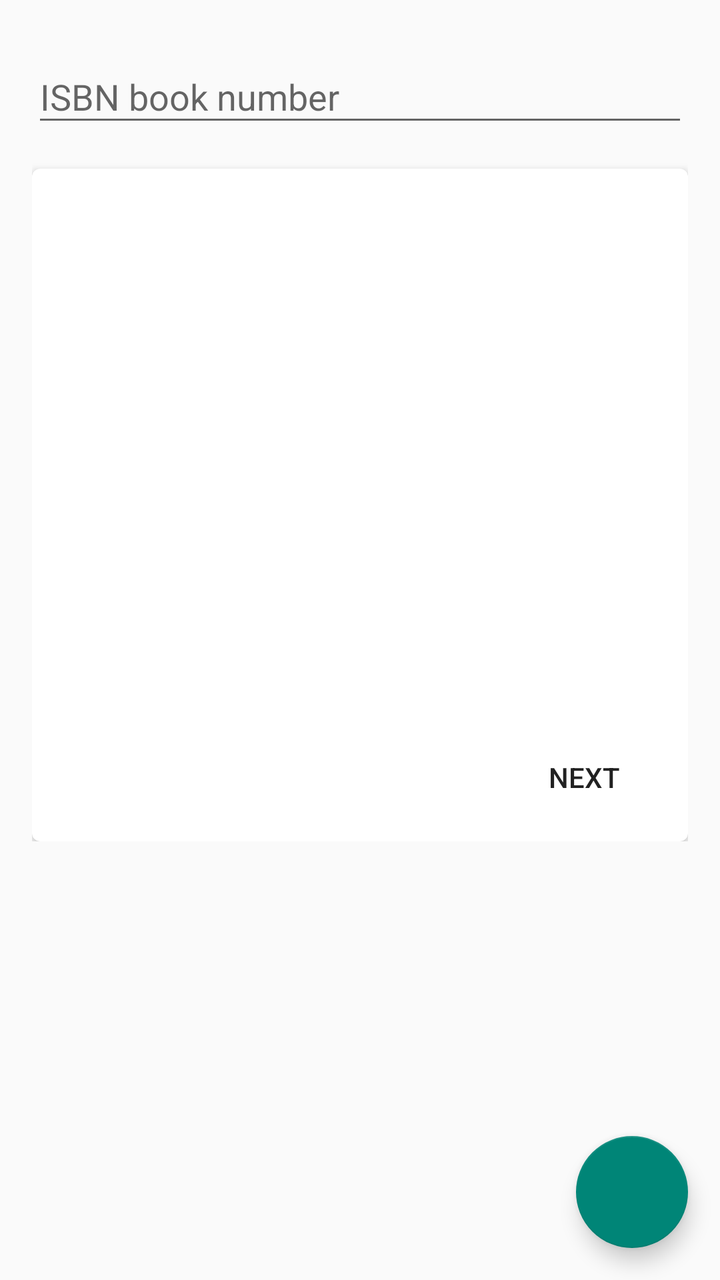
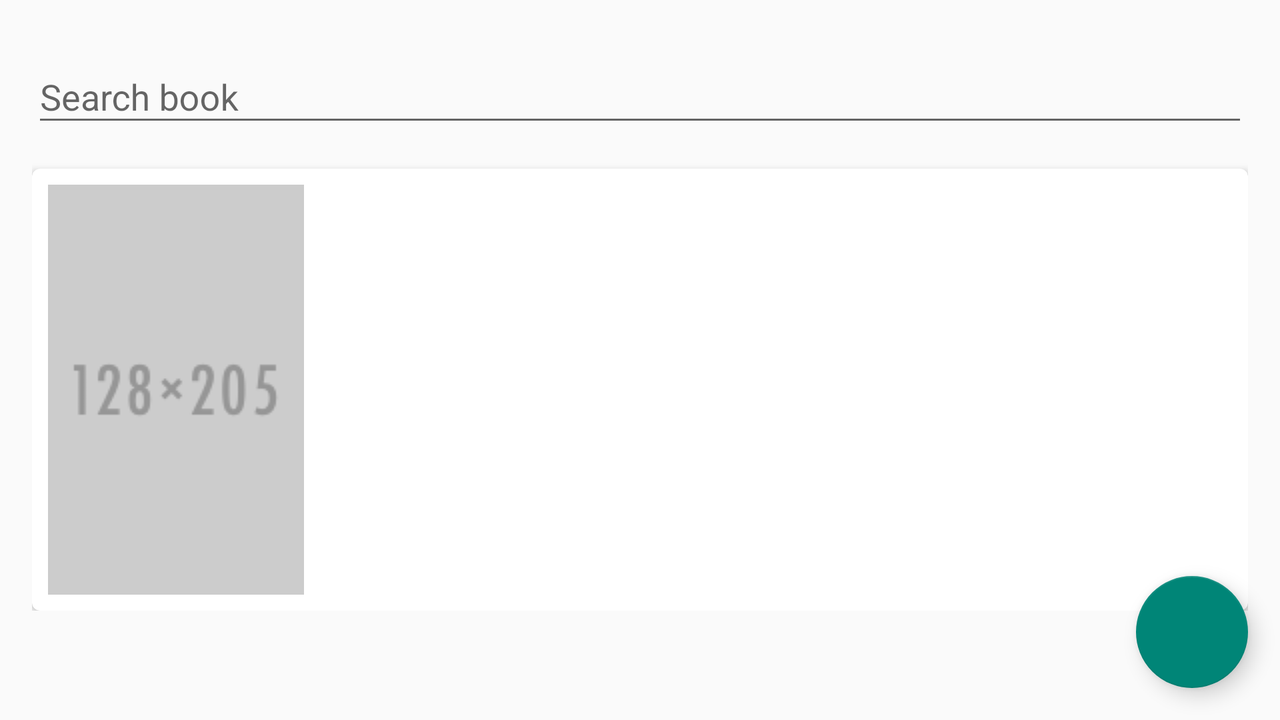

An Android layout and its configuration variant, each rendered on a device that would load it. The default file and the variant file are quoted in full after the pictures.
<!-- AndroidManifest.xml: application theme AppTheme -->
<!-- res/layout/fragment_add_book.xml -->
<android.support.design.widget.CoordinatorLayout
    xmlns:android="http://schemas.android.com/apk/res/android"
    xmlns:app="http://schemas.android.com/apk/res-auto"
    xmlns:tools="http://schemas.android.com/tools"
    android:layout_width="match_parent"
    android:layout_height="match_parent"
    tools:context="it.jaschke.alexandria.AddBook">


    <LinearLayout
        android:orientation="vertical"
        android:layout_width="match_parent"
        android:layout_height="wrap_content"
        android:layout_margin="16dp"
        app:layout_behavior="@string/appbar_scrolling_view_behavior">

        <android.support.design.widget.TextInputLayout
            android:layout_width="match_parent"
            android:layout_height="wrap_content">

            <EditText
                android:id="@+id/ean"
                android:layout_width="match_parent"
                android:layout_height="match_parent"
                android:inputType="number"
                android:minEms="@integer/ean_width"
                android:saveEnabled="true"
                android:maxLength="@integer/ean_size"
                android:maxLines="1"
                android:hint="@string/search_isbn_hint" />
        </android.support.design.widget.TextInputLayout>

        <TextView
            android:id="@+id/user_info"
            android:layout_width="match_parent"
            android:layout_height="match_parent"
            android:gravity="center_horizontal"
            android:padding="@dimen/activity_horizontal_margin"
            android:visibility="gone"/>

        <android.support.v7.widget.CardView
            xmlns:card_view="http://schemas.android.com/apk/res-auto"
            android:id="@+id/book_card"
            android:layout_width="match_parent"
            android:layout_height="match_parent"
            android:layout_marginTop="@dimen/activity_vertical_margin"
            card_view:cardCornerRadius="4dp">

            <LinearLayout
                android:layout_width="match_parent"
                android:layout_height="wrap_content"
                android:orientation="vertical"
                android:padding="8dp">

                
                <TextView
                    android:id="@+id/bookTitle"
                    android:layout_width="wrap_content"
                    android:layout_height="wrap_content"
                    android:textSize="@dimen/head_line"
                    android:textAppearance="?android:textAppearanceLarge"
                    android:textIsSelectable="true" />

                <TextView
                    android:layout_width="wrap_content"
                    android:layout_height="wrap_content"
                    android:id="@+id/bookSubTitle"
                    android:textAppearance="?android:textAppearanceSmall"
                    android:maxLines="3"
                    android:ellipsize="end" />

                <LinearLayout
                    android:layout_width="match_parent"
                    android:layout_height="wrap_content"
                    android:layout_marginTop="16dp">

                    <ImageView
                        android:layout_width="128dp"
                        android:layout_height="205dp"
                        android:id="@+id/bookCover"
                        android:contentDescription="@string/book_cover" />

                    <LinearLayout
                        android:layout_width="match_parent"
                        android:layout_height="match_parent"
                        android:orientation="vertical"
                        android:layout_marginLeft="16dp"
                        android:layout_marginTop="16dp">

                        <TextView
                            android:layout_width="wrap_content"
                            android:layout_height="wrap_content"
                            android:id="@+id/authors"
                            android:maxLines="2"
                            android:textAppearance="?android:textAppearanceMedium" />

                        <TextView
                            android:layout_width="wrap_content"
                            android:layout_height="wrap_content"
                            android:id="@+id/categories"
                            android:textAppearance="?android:textAppearanceSmall" />
                    </LinearLayout>

                </LinearLayout>

                <LinearLayout
                    android:orientation="horizontal"
                    android:layout_width="wrap_content"
                    android:layout_height="wrap_content"
                    android:layout_gravity="right|bottom">

                    <Button
                        android:layout_width="wrap_content"
                        android:layout_height="wrap_content"
                        android:text="@string/next_button"
                        android:id="@+id/next_button"
                        style="?android:attr/borderlessButtonStyle" />
                </LinearLayout>

            </LinearLayout>

        </android.support.v7.widget.CardView>

    </LinearLayout>

    <android.support.design.widget.FloatingActionButton
        android:id="@+id/fab_scan"
        android:layout_width="wrap_content"
        android:layout_height="wrap_content"
        android:layout_gravity="bottom|right"
        android:src="@drawable/ic_barcode_black_24dp"
        app:fabSize="normal"
        android:layout_marginBottom="@dimen/fab_margin_bottom"
        android:layout_marginRight="@dimen/fab_margin_right" />

</android.support.design.widget.CoordinatorLayout>
<!-- resources referenced by this layout -->
<resources>
  <dimen name="activity_horizontal_margin">16dp</dimen>
  <dimen name="activity_vertical_margin">16dp</dimen>
  <dimen name="fab_margin_bottom">16dp</dimen>
  <dimen name="fab_margin_right">16dp</dimen>
  <dimen name="head_line">24sp</dimen>
  <integer name="ean_size">13</integer>
  <integer name="ean_width">8</integer>
  <string name="book_cover">Bookcover</string>
  <string name="next_button">Next</string>
  <string name="search_isbn_hint">ISBN book number</string>
  <style name="AppTheme" parent="Theme.AppCompat.Light.NoActionBar">
          <item name="android:windowActionBar">false</item>
          <item name="android:windowNoTitle">true</item>
      </style>
</resources>
<!-- res/layout-land/fragment_add_book.xml (the repository's variant of the layout above) -->
<!-- drawn on the phone turned sideways -->
<android.support.design.widget.CoordinatorLayout
    xmlns:android="http://schemas.android.com/apk/res/android"
    xmlns:app="http://schemas.android.com/apk/res-auto"
    xmlns:tools="http://schemas.android.com/tools"
    android:layout_width="match_parent"
    android:layout_height="match_parent"
    tools:context="it.jaschke.alexandria.AddBook">


    <LinearLayout
        android:orientation="vertical"
        android:layout_width="match_parent"
        android:layout_height="wrap_content"
        android:layout_margin="16dp"
        app:layout_behavior="@string/appbar_scrolling_view_behavior">

        <android.support.design.widget.TextInputLayout
            android:layout_width="match_parent"
            android:layout_height="wrap_content">

            <EditText
                android:id="@+id/ean"
                android:layout_width="match_parent"
                android:layout_height="match_parent"
                android:inputType="number"
                android:minEms="@integer/ean_width"
                android:saveEnabled="true"
                android:maxLength="@integer/ean_size"
                android:maxLines="1"
                android:hint="@string/search_book_hint" />
        </android.support.design.widget.TextInputLayout>

        <TextView
            android:id="@+id/user_info"
            android:layout_width="match_parent"
            android:layout_height="match_parent"
            android:gravity="center_horizontal"
            android:padding="@dimen/activity_horizontal_margin"
            android:visibility="gone"/>

        <android.support.v7.widget.CardView
            xmlns:card_view="http://schemas.android.com/apk/res-auto"
            android:id="@+id/book_card"
            android:layout_width="match_parent"
            android:layout_height="match_parent"
            android:layout_marginTop="@dimen/activity_vertical_margin"
            card_view:cardCornerRadius="4dp">

            <LinearLayout
                android:layout_width="match_parent"
                android:layout_height="wrap_content"
                android:orientation="horizontal"
                android:padding="8dp">

                <ImageView
                    android:layout_width="128dp"
                    android:layout_height="205dp"
                    android:id="@+id/bookCover"
                    android:contentDescription="@string/book_cover"
                    android:src="@drawable/placeholder_128x205"/>

                    <LinearLayout
                        android:layout_width="match_parent"
                        android:layout_height="match_parent"
                        android:orientation="vertical"
                        android:layout_marginLeft="16dp"
                        android:layout_marginTop="16dp">

                        <TextView
                            android:id="@+id/bookTitle"
                            android:layout_width="wrap_content"
                            android:layout_height="wrap_content"
                            android:textSize="@dimen/head_line"
                            android:textAppearance="?android:textAppearanceLarge"
                            android:textIsSelectable="true" />

                        <TextView
                            android:layout_width="wrap_content"
                            android:layout_height="wrap_content"
                            android:id="@+id/bookSubTitle"
                            android:textAppearance="?android:textAppearanceSmall"
                            android:maxLines="3"
                            android:ellipsize="end" />

                        <TextView
                            android:layout_width="wrap_content"
                            android:layout_height="wrap_content"
                            android:id="@+id/authors"
                            android:maxLines="2"
                            android:textAppearance="?android:textAppearanceMedium"
                            android:layout_marginTop="16dp" />

                        <TextView
                            android:layout_width="wrap_content"
                            android:layout_height="wrap_content"
                            android:id="@+id/categories"
                            android:textAppearance="?android:textAppearanceSmall" />
                    </LinearLayout>

                <LinearLayout
                    android:orientation="horizontal"
                    android:layout_width="wrap_content"
                    android:layout_height="wrap_content"
                    android:layout_gravity="right|bottom">

                    <Button
                        android:layout_width="wrap_content"
                        android:layout_height="wrap_content"
                        android:text="@string/next_button"
                        android:id="@+id/next_button"
                        style="?android:attr/borderlessButtonStyle" />
                </LinearLayout>

            </LinearLayout>

        </android.support.v7.widget.CardView>

    </LinearLayout>

    <android.support.design.widget.FloatingActionButton
        android:id="@+id/fab_scan"
        android:layout_width="wrap_content"
        android:layout_height="wrap_content"
        android:layout_gravity="bottom|right"
        android:src="@drawable/ic_barcode_black_24dp"
        app:fabSize="normal"
        android:layout_marginBottom="@dimen/fab_margin_bottom"
        android:layout_marginRight="@dimen/fab_margin_right" />

</android.support.design.widget.CoordinatorLayout>
<!-- resources referenced by the variant -->
<!-- as the phone turned sideways resolves them -->
<resources>
  <dimen name="activity_horizontal_margin">16dp</dimen>
  <dimen name="activity_vertical_margin">16dp</dimen>
  <dimen name="fab_margin_bottom">16dp</dimen>
  <dimen name="fab_margin_right">16dp</dimen>
  <dimen name="head_line">24sp</dimen>
  <!-- drawable placeholder_128x205: png bitmap (drawable, 5702 bytes) -->
  <integer name="ean_size">13</integer>
  <integer name="ean_width">8</integer>
  <string name="book_cover">Bookcover</string>
  <string name="next_button">Next</string>
  <string name="search_book_hint">Search book</string>
  <style name="AppTheme" parent="Theme.AppCompat.Light.NoActionBar">
          <item name="android:windowActionBar">false</item>
          <item name="android:windowNoTitle">true</item>
      </style>
</resources>
